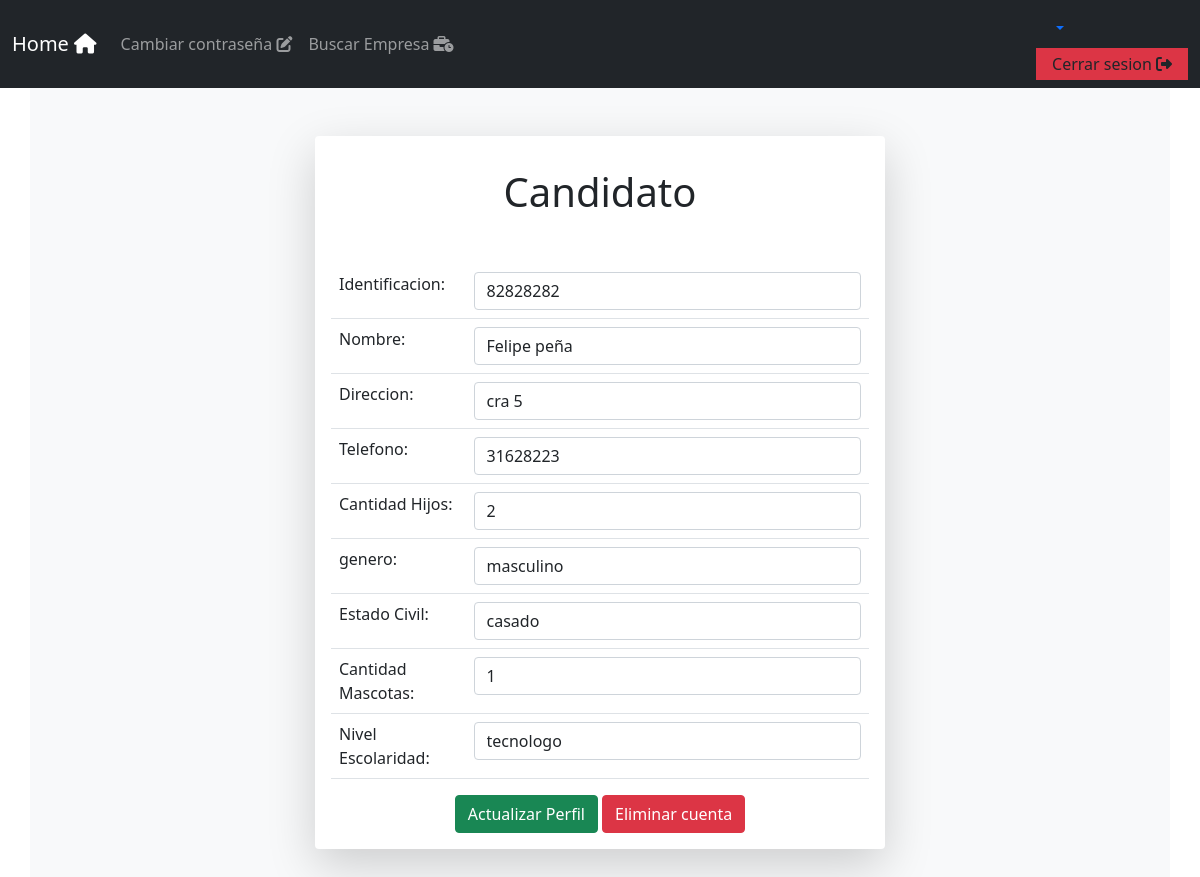
Screenshot of /logic/C_perfilCandidato.php (signed in) with the database file from the repository.
### tables this page shows
CREATE TABLE `candidato` (
  `numeroIdentificacion` int(20) NOT NULL,
  `nombre` varchar(50) NOT NULL,
  `direccion` varchar(20) NOT NULL,
  `telefono` varchar(11) NOT NULL,
  `cantidadHijos` int(20) NOT NULL,
  `genero` varchar(20) NOT NULL,
  `estadoCivil` varchar(20) NOT NULL,
  `cantidadMascotas` int(10) NOT NULL,
  `nivelEscolaridad` varchar(30) DEFAULT NULL,
  `contrasenia` int(100) NOT NULL,
  `imagen` mediumblob NOT NULL,
  `estado` int(2) NOT NULL
);

### controller/Sentencias.php (called while the page is built, shortened)
<?php
    include "../models/database.php";
    class Sentencias
    {
        private $db;
        public function __construct()
        {
            $this->db = new Conexion();
            $this->db = $this->db->conectar();
        }
        public function listarCandidato($numero)
        {
            $sql = "SELECT * FROM candidato WHERE numeroIdentificacion = '".$numero."' AND estado = 1" ;
            $registro = array();
            try{
                $query = $this->db->prepare($sql);
                $query->execute();
                $row =  $query->fetch(PDO::FETCH_ASSOC);
                $registro[] = $row;
            } catch (Exception $ew){
                echo "El error es: ".$ew->getMessage();
            }
            return $registro;
        }
    }
?>

### models/database.php (called while the page is built, shortened)
<?php
    class Conexion
    {
        private $conexion;
        public function conectar(){
            $url ="mysql:host=localhost;dbname=proyecto";
            try{
                $this->conexion = new PDO($url, "root", "");
                $this->conexion->setAttribute(PDO::ATTR_ERRMODE, PDO::ERRMODE_EXCEPTION);
            }
            catch(PDOException  $e){
                echo "El error es: "+$e->getMessage();
            }
            return $this->conexion;
        }
    }
?>

### views/perfil.php (the view)
<?php require("../includes/header.php"); ?>
<?php require("../includes/navbarCc.php"); ?>
<div class="container bg-light wow fadeInUp">
  <div class="row justify-content-center">
    <div class="col-sm-6 shadow-lg p-3 mb-5 bg-body rounded mt-5">
      <form method="POST">
        <h1 class="text-center mb-5 mt-3">Candidato</h1>
        <table class="table">
          <tbody>
            <?php
            foreach ($listar as $candidato) {
              echo "<tr>";
              echo "<td class='col-md-3'>Identificacion:</td>";
              echo  "<td><input type='number' class='form-control input-sm' name='identificacion' value=" . $candidato['numeroIdentificacion'] . " required></td>";
              echo "</tr>";
              echo "<tr>";
              echo "<td class='col-md-3'>Nombre:</td>";
              $nom = $candidato['nombre'];
              echo  "<td><input type='text' class='form-control' name='nombre' value='$nom' required></td>";
              echo "</tr>";
              echo "<tr>";
              echo "<td class='col-md-3'>Direccion:</td>";
              $dir = $candidato['direccion'];
              echo  "<td><input type='text' class='form-control input-sm' name='direccion' value='$dir' required></td>";
              echo "</tr>";
              echo "<tr>";
              echo "<td class='col-md-3'>Telefono:</td>";
              echo  "<td><input type='number' class='form-control input-sm' name='telefono' value=" . $candidato['telefono'] . " required></td>";
              echo "</tr>";
              echo "<tr>";
              echo "<td class='col-md-3'>Cantidad Hijos:</td>";
              echo  "<td><input type='number' class='form-control input-sm' name='hijos' value=" . $candidato['cantidadHijos'] . " required></td>";
              echo "</tr>";
              echo "<tr>";
              echo "<td class='col-md-3'>genero:</td>";
              echo  "<td><input type='text' class='form-control input-sm' name='genero' value=" . $candidato['genero'] . " required></td>";
              echo "</tr>";
              echo "<tr>";
              echo "<td class='col-md-3'>Estado Civil:</td>";
              echo  "<td><input type='text' class='form-control input-sm' name='estadoCivil' value=" . $candidato['estadoCivil'] . " required></td>";
              echo "</tr>";
              echo "<tr>";
              echo "<td class='col-md-3'>Cantidad Mascotas:</td>";
              echo  "<td><input type='number' class='form-control input-sm' name='mascotas' value=" . $candidato['cantidadMascotas'] . " required></td>";
              echo "</tr>";
              echo "<tr>";
              echo "<td class='col-md-3'>Nivel Escolaridad:</td>";
              echo  "<td><input type='text' class='form-control input-sm' name='escolaridad' value=" . $candidato['nivelEscolaridad'] . " required></td>";
              echo "</tr>";
            }
            ?>
          </tbody>
        </table>
        <div class="panel-footer text-center">
          <input type="submit" class="btn btn-success" name="modificar" value="Actualizar Perfil">
          <input type="submit" class="btn btn-danger" id="delete" name="eliminar" value="Eliminar cuenta">
        </div>
      </form>
    </div>
  </div>
</div>
<?php require("../includes/footer.php"); ?>

### rows the page displays
candidato: identificacion "82828282", nombre "Felipe peña", direccion "cra 5", telefono "31628223", hijos "2", genero "masculino", estadoCivil "casado", mascotas "1", escolaridad "tecnologo"
